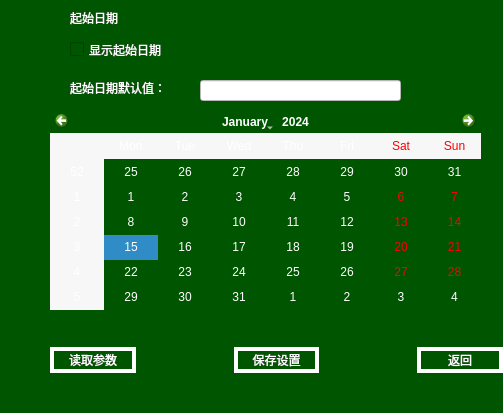
<?xml version="1.0" encoding="UTF-8"?>
<ui version="4.0">
 <class>canshuset</class>
 <widget class="QWidget" name="canshuset">
  <property name="geometry">
   <rect>
    <x>0</x>
    <y>0</y>
    <width>503</width>
    <height>413</height>
   </rect>
  </property>
  <property name="windowTitle">
   <string>Form</string>
  </property>
  <property name="styleSheet">
   <string notr="true">QWidget 
{
	background-color: rgb(0, 85, 0);
	color: rgb(255, 255, 255);
}
QLabel
{
 border-style:none;
font: 9pt &quot;微软雅黑&quot;;

}

QPushButton:hover
{
border-style:solid;
font: 9pt &quot;微软雅黑&quot;;
border-width:4px;
background-color: rgb(255, 170, 127);
color: rgba(255, 255, 255, 255);
}

QPushButton:!hover
{
border-style:solid;
font: 9pt &quot;微软雅黑&quot;;
border-width:4px;
background-color:rgb(0, 85, 0);
color: rgba(255, 255, 255, 255);
}

QTabBar:tab:selected
{
	font: 9pt &quot;微软雅黑&quot;;
	background-color: rgb(255, 170, 127);
}
QTabBar:tab:!selected
{
	font: 9pt &quot;微软雅黑&quot;;
	background-color: rgb(0, 85, 0);
}
QLineEdit
{
	color: rgb(0, 0, 0);
	background-color: rgb(255, 255, 255);
}
QTableWidget
{
	
	background-color: rgb(0, 85, 0);

}

QListWidget
{
	
	color: rgb(0, 0, 0);
	background-color: rgb(255, 255, 255);

}
QListWidget::item
{
	color: rgb(0, 0, 0);
	
	border-style:none;
	font: 9pt &quot;微软雅黑&quot;;
	
	border-bottom-style:solid;
	border-bottom-width:4px;
	border-bottom-color:rgb(0, 85, 0);
	background-color: rgb(255, 255, 255);

}
QListWidget::item:hover
{
	color: rgb(0, 0, 0);
	
	background-color: rgb(85, 255, 255);
}
QListWidget::item:!hover
{
	color: rgb(0, 0, 0);
	background-color: rgb(255, 255, 255);
}

QListWidget::item:selected
{
	color: rgb(0, 0, 0);
	background-color: rgb(255, 0, 0);
}
/*
QListWidget::item:!selected
{
	color: rgb(0, 0, 0);
	background-color: rgb(255, 255, 255);
}*/




QComboBox
{
	background-color: rgb(255, 255, 255);
	
	color: rgb(0, 0, 0);
}
QComboBox::drop-down
{
 	width:47px;
	border-image: url(:/arrow_down.png);	
}
QCheckBox
{
	font: 9pt &quot;微软雅黑&quot;;

}

QMenuBar
{
	background-color:transparent;

}

QMenuBar::item
{
	background-color: rgb(0, 85, 0);
}
QMenuBar::item:selected
{
	background-color: rgb(255, 170, 0);
}
QMenuBar::item:!selected
{
	
	background-color: rgb(0, 85, 0);
}</string>
  </property>
  <widget class="QLabel" name="label_2">
   <property name="geometry">
    <rect>
     <x>70</x>
     <y>10</y>
     <width>72</width>
     <height>15</height>
    </rect>
   </property>
   <property name="text">
    <string>起始日期</string>
   </property>
  </widget>
  <widget class="QLabel" name="label_3">
   <property name="geometry">
    <rect>
     <x>70</x>
     <y>80</y>
     <width>121</width>
     <height>16</height>
    </rect>
   </property>
   <property name="text">
    <string>起始日期默认值：</string>
   </property>
  </widget>
  <widget class="QCalendarWidget" name="calendarWidget">
   <property name="geometry">
    <rect>
     <x>50</x>
     <y>110</y>
     <width>431</width>
     <height>200</height>
    </rect>
   </property>
  </widget>
  <widget class="QCheckBox" name="checkBox">
   <property name="geometry">
    <rect>
     <x>70</x>
     <y>40</y>
     <width>131</width>
     <height>19</height>
    </rect>
   </property>
   <property name="text">
    <string>显示起始日期</string>
   </property>
  </widget>
  <widget class="QLineEdit" name="lineEdit">
   <property name="geometry">
    <rect>
     <x>200</x>
     <y>80</y>
     <width>201</width>
     <height>21</height>
    </rect>
   </property>
  </widget>
  <widget class="QWidget" name="horizontalLayoutWidget">
   <property name="geometry">
    <rect>
     <x>50</x>
     <y>320</y>
     <width>453</width>
     <height>80</height>
    </rect>
   </property>
   <layout class="QHBoxLayout" name="horizontalLayout">
    <item>
     <widget class="QPushButton" name="pushButton">
      <property name="text">
       <string>读取参数</string>
      </property>
     </widget>
    </item>
    <item>
     <widget class="QLabel" name="label">
      <property name="text">
       <string/>
      </property>
     </widget>
    </item>
    <item>
     <widget class="QPushButton" name="pushButton_2">
      <property name="text">
       <string>保存设置</string>
      </property>
     </widget>
    </item>
    <item>
     <widget class="QLabel" name="label_4">
      <property name="text">
       <string/>
      </property>
     </widget>
    </item>
    <item>
     <widget class="QPushButton" name="pushButton_3">
      <property name="text">
       <string>返回</string>
      </property>
     </widget>
    </item>
   </layout>
  </widget>
 </widget>
 <resources/>
 <connections/>
</ui>
